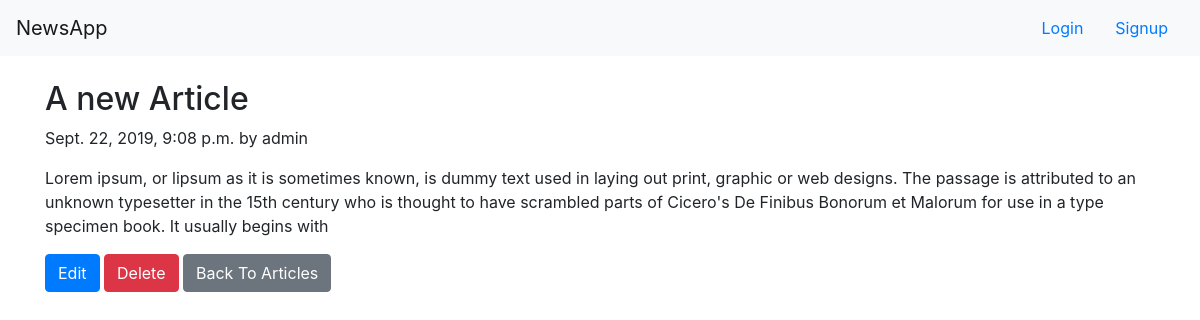
The page /articles/4/ on the database its author committed.
### articles/models.py (models this page shows, shortened)
class Article(models.Model):
	title = models.CharField(max_length=255)
	body = models.TextField()
	date  = models.DateTimeField(auto_now_add=True)
	author = models.ForeignKey(get_user_model(), on_delete = models.CASCADE,)

### users/models.py (models this page shows)
class CustomUser(AbstractUser):
	age = models.PositiveIntegerField(null=True, blank=True)

### articles/views.py (the view)
# urls.py: path('<int:pk>/', ArticleDetailView.as_view(), name = 'article_detail'),
class ArticleDetailView(DetailView):
	model = Article
	template_name = 'articles/article_detail.html'

### templates/articles/article_detail.html (shortened to what this page needs)
{% extends "base.html" %}
{% block content %}
	<div class="blog-post">
        <h2 class="blog-post-title">{{object.title}}</h2>
        <p class="blog-post-meta">{{object.date}} by {{object.author}} </p>
        <p>{{object.body}}</p>
        <p>
        	<a class="btn btn-primary" href="{% url 'article_edit' article.id %}" role="button">Edit</a>
        	<a class="btn btn-danger" href="{% url 'article_delete' article.id %}" role="button">Delete</a>
        	<a class="btn btn-secondary" href="{% url 'article_list'%}" role="button">Back To Articles</a>
        </p>
      </div>
{% endblock content %}

### rows shown on the page
Article: title "A new Article", date "Sept. 22, 2019, 9:08 p.m.", author "admin", body "Lorem ipsum, or lipsum as it is sometimes known, is dummy text used in laying out print, graphic or web designs. The passage is attributed to an unknown typesetter in the 15th century who is thought to have scrambled parts of Cicero's De Finibus Bonorum et Malorum for use in a type specimen book. It usually begins with"
